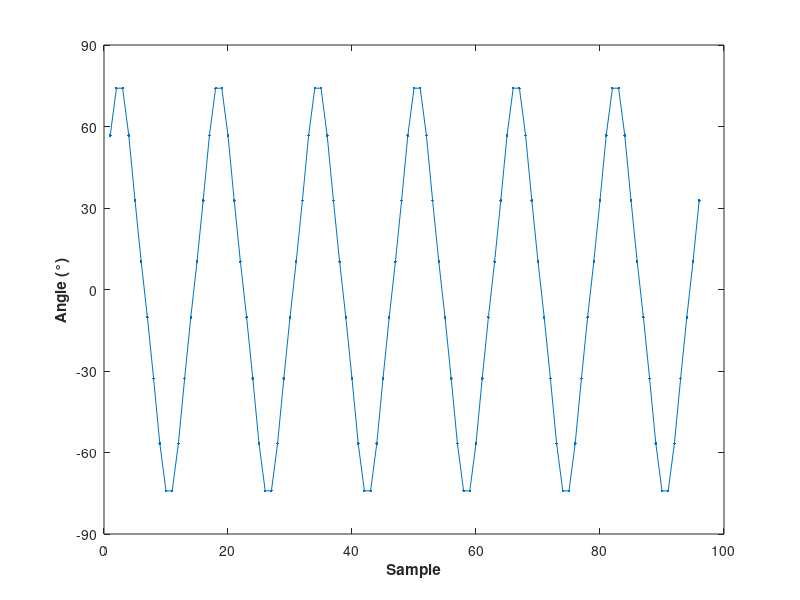
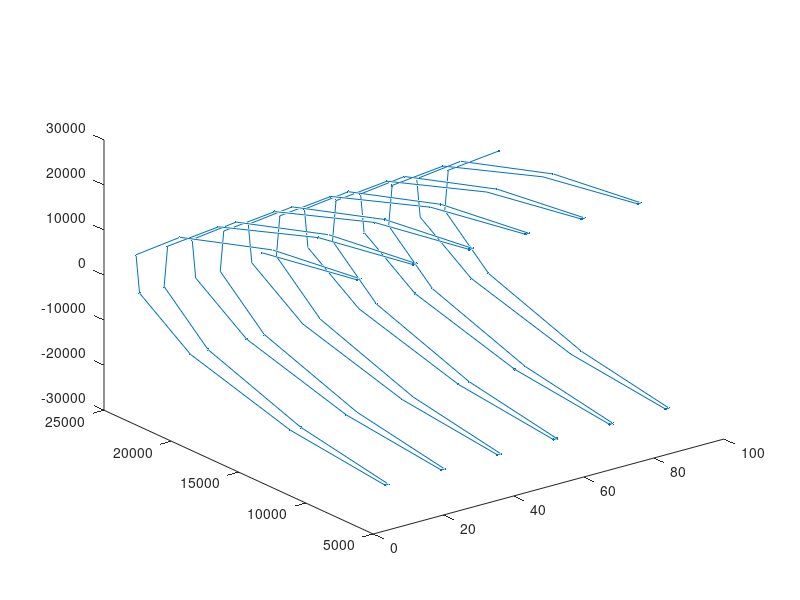

MATLAB code to generate these figures, in order: (Note: this script raises an error after producing the figures.)
IQ=[
13505+20532i
6730+23635i
6730+23635i
13505+20532i
20660+13309i
24183+4372i
24183-4372i
20660-13309i
13505-20532i
6730-23635i
6730-23635i
13505-20532i
20660-13309i
24183-4372i
24183+4372i
20660+13309i
13505+20532i
6730+23635i
6730+23635i
13505+20532i
20660+13309i
24183+4372i
24183-4372i
20660-13309i
13505-20532i
6730-23635i
6730-23635i
13505-20532i
20660-13309i
24183-4372i
24183+4372i
20660+13309i
13505+20532i
6730+23635i
6730+23635i
13505+20532i
20660+13309i
24183+4372i
24183-4372i
20660-13309i
13505-20532i
6730-23635i
6730-23635i
13505-20532i
20660-13309i
24183-4372i
24183+4372i
20660+13309i
13505+20532i
6730+23635i
6730+23635i
13505+20532i
20660+13309i
24183+4372i
24183-4372i
20660-13309i
13505-20532i
6730-23635i
6730-23635i
13505-20532i
20660-13309i
24183-4372i
24183+4372i
20660+13309i
13505+20532i
6730+23635i
6730+23635i
13505+20532i
20660+13309i
24183+4372i
24183-4372i
20660-13309i
13505-20532i
6730-23635i
6730-23635i
13505-20532i
20660-13309i
24183-4372i
24183+4372i
20660+13309i
13505+20532i
6730+23635i
6730+23635i
13505+20532i
20660+13309i
24183+4372i
24183-4372i
20660-13309i
13505-20532i
6730-23635i
6730-23635i
13505-20532i
20660-13309i
24183-4372i
24183+4372i
20660+13309i
13505+20532i
6730+23635i
6730+23635i
13505+20532i
20660+13309i
24183+4372i
24183-4372i
20660-13309i
13309-20660i
4372-24183i
-4372-24183i
-13309-20660i
-20660-13309i
-24183-4372i
-24183+4372i
-20660+13309i
-13309+20660i
-4372+24183i
4372+24183i
13309+20660i
20660+13309i
24183+4372i
24183-4372i
20660-13309i
13309-20660i
4372-24183i
-4372-24183i
-13309-20660i
-20532-13505i
-23635-6730i
-23635-6730i
-20532-13505i
-13505-20532i
-6730-23635i
-6730-23635i
-13505-20532i
-20532-13505i
-23635-6730i
-23635-6730i
-20532-13505i
-13505-20532i
-6730-23635i
-6730-23635i
-13505-20532i
-20532-13505i
-23635-6730i
-23635-6730i
-20532-13505i
-13505-20532i
-6730-23635i
-6730-23635i
-13505-20532i
-20532-13505i
-23635-6730i
-23635-6730i
-20532-13505i
-13505-20532i
-6730-23635i
-6730-23635i
-13505-20532i
-20532-13505i
-23635-6730i
-23635-6730i
-20532-13505i
-13309-20660i
-4372-24183i
4372-24183i
13309-20660i
20532-13505i
23635-6730i
23635-6730i
20532-13505i
13505-20532i
6730-23635i
6730-23635i
13505-20532i
20532-13505i
23635-6730i
23635-6730i
20532-13505i
13505-20532i
6730-23635i
6730-23635i
13505-20532i
20660-13309i
24183-4372i
24183+4372i
20660+13309i
13505+20532i
6730+23635i
6730+23635i
13505+20532i
20532+13505i
23635+6730i
23635+6730i
20532+13505i
13309+20660i
4372+24183i
-4372+24183i
-13309+20660i
-20532+13505i
-23635+6730i
];
IQ=IQ(1:24*4).';    %'
figure(1)
plot(angle(IQ)*180/pi,'.-');
xlabel("Sample",'FontWeight','bold')
ylabel("Angle (°)",'FontWeight','bold')
yticks((-90:30:90));
ylim([-90,90]);

CA=get(gca,'colororder');

f=figure(2);
clf
plot3((1:96),real(IQ),imag(IQ),'.-')
f.CurrentAxes.YDir = 'Reverse';
set(gca,'DataAspectRatio',[1 600 600])
ylim([-30000,30000])
zlim([-30000,30000])
grid on
xlabel("Sample",'FontWeight','bold')
ylabel("Real",'FontWeight','bold')
zlabel("Imag",'FontWeight','bold')
yticks((-30000:10000:30000))

figure(3)
clf;
plot(IQ, '.-'); axis equal
xlim([-30000,30000])
ylim([-30000,30000])
xlabel("Real",'FontWeight','bold')
ylabel("Imag",'FontWeight','bold')

M = IQ;
M=M/sqrt(sum(M.*conj(M)));
fs = 9600*4;
P = [];
FD=[-1000:1:1000];
for fd=FD
    S = IQ.*exp(1i*2*pi*(0:numel(IQ)-1)*fd/fs);
    p = abs(sum(S.*conj(M)))/sqrt(sum(S.*conj(S)));
    P(end+1) = p^2;
end
figure(4)
clf;
plot(FD/1000,P);
xlabel("Frequency offset (kHz)",'FontWeight','bold')
ylabel("Detection score",'FontWeight','bold')
PN=[];
for ii=(1:100000)
    N=randn(1,numel(IQ))+randn(1,numel(IQ))*1i;
    p = abs(sum(N.*conj(M)))/sqrt(sum(N.*conj(N)));
    PN(end+1) = p^2;
end
the_pn_99 = prctile(PN, 99);
hold on;
xl=xlim;

% rectangle('Position', [xl(1), 0, xl(2)-xl(1), the_pn_99],'FaceColor',[CA(5,:),0.25], 'LineStyle','none');
% text(0.65,the_pn_99, "White noise 99 %ile", 'color', CA(5,:),'HorizontalAlignment', 'center','VerticalAlignment', 'bottom')
h=fill([xl(1), xl(2), xl(2), xl(1)], [0, 0, the_pn_99, the_pn_99],CA(5,:), 'LineStyle','none');
h.FaceAlpha = 0.25;
ylim([0,1])
xticks([-1:0.2:1]);
legend("AIS preamble", "White noise, 99 %ile", 'Location', 'northeast');
P = [];
FD=[-1000:1:1000];
for fd=FD
    S = IQ.*exp(1i*2*pi*(0:numel(IQ)-1)*fd/fs);
    p = real(sum(S.*conj(M)))/sqrt(sum(S.*conj(S)));
    P(end+1)=p^2;
end
grid minor


figure(41)
clf;
plot(FD/1000,P);
PP=P;
xlabel("Frequency offset (kHz)",'FontWeight','bold')
ylabel("Detection score",'FontWeight','bold')
PN=[];
for ii=(1:100000)
    N=randn(1,numel(IQ))+randn(1,numel(IQ))*1i;
    p = real(sum(N.*conj(M)))/sqrt(sum(N.*conj(N)));
    PN(end+1) = p^2;
end
pn_99 = prctile(PN, 99);
hold on;
xl=xlim;
rectangle('Position', [xl(1), 0, xl(2)-xl(1), pn_99],'FaceColor',[CA(5,:),0.25], 'LineStyle','none');
text(0.65,pn_99, "White noise 99 %ile", 'color', CA(5,:),'HorizontalAlignment', 'center','VerticalAlignment', 'bottom')
ylim([0,1]);
xticks([-1:0.2:1]);


result_SNRs=[];
result_P=[];
result_P_std=[];
result_PC=[];
result_PC_pctl_a=[];
result_PC_pctl_b=[];
target_SNRs=(-6:1:19);
for target_snr=target_SNRs
    SNRs=[];
    P=[];
    PC=[];
    for trial=(1:10000)
        N=randn(1,numel(M))+randn(1,numel(M))*1i;
        N=N/sqrt(2*numel(M));
        % N is now unit energy
        nn = sqrt(1.0/(10^(target_snr/10)));
        N=N*nn;
        SNRs(end+1) = 1.0/sum(N.*conj(N));
        S=M+N;
        p = abs(sum(S.*conj(M)))/sqrt(sum(S.*conj(S)));
        pc = real(sum(S.*conj(M)))/sqrt(sum(S.*conj(S)));
        P(end+1)=p^2;
        PC(end+1)=pc^2;
    end
    result_SNRs(end+1) = median(SNRs);
    result_P(end+1) = mean(P);
    result_P_std(end+1) = std(P);
    result_PC(end+1) = mean(PC);
    result_PC_pctl_a(end+1) = prctile(PC, 1);
    result_PC_pctl_b(end+1) = prctile(PC, 99);
end
figure(5)
clf;
hold on
result_EsN0 = 10*log10(result_SNRs)+10*log10(4);
plot(result_EsN0, result_PC,'.-');
h=fill([result_EsN0, flip(result_EsN0)], [result_PC_pctl_a, flip(result_PC_pctl_b)],CA(1,:), 'LineStyle','none');
h.FaceAlpha = 0.25;
xlabel("E_s/N_0 (dB)",'FontWeight','bold')
ylabel("Detection score",'FontWeight','bold')
xlim([min(result_EsN0),max(result_EsN0)]);
hold on;
xl=xlim;
h=fill([xl(1), xl(2), xl(2), xl(1)], [0, 0, the_pn_99, the_pn_99], CA(5,:), 'LineStyle','none');
h.FaceAlpha = 0.25;
legend("Median", "[1,99] %ile", "White noise, 99 %ile", 'Location', 'east')
ylim([0,1]);
xlim([0,25]);
xticks(0:5:25);
grid minor

% Results from C++ implementation
% FRONTEND false
% for ii in `seq 82 -1 56`; do test/unit_test_suite --gtest_filter=SECOND_ROUND.integrated -n=10000 --noise_power=$ii --signal_scaling=0.27 | grep ZZ; done
Z=[
82.5, 100000, -6.05924, -0.03864, 1, 0.999939, 1, 3472.71, 3970, -7815, 11836
82, 100000, -5.55919, 0.461406, 1, 0.999939, 1, 4116.03, 4692, -7934, 12545
81, 100000, -4.5592, 1.4614, 0.99998, 0.999889, 0.999999, 5651.51, 6326, -8001, 14032
80, 100000, -3.55921, 2.46139, 0.99945, 0.999167, 0.999658, 7520.45, 8163, -7526, 15675
79, 100000, -2.55921, 3.46139, 0.98774, 0.986558, 0.988849, 9647.37, 10200, -5505, 17348
78, 100000, -1.55924, 4.46136, 0.90267, 0.899555, 0.905724, 11941.6, 12373, -1090, 19088
77, 100000, -0.559251, 5.46135, 0.65687, 0.651918, 0.661798, 14283, 14617, 3860, 20778
76, 100000, 0.44077, 6.46137, 0.33824, 0.333329, 0.343175, 16573.5, 16835, 8023, 22376
75, 100000, 1.44079, 7.46139, 0.11996, 0.116608, 0.12337, 18728.6, 18954, 11468, 23761
74, 100000, 2.44077, 8.46137, 0.03003, 0.0282894, 0.0318415, 20692.5, 20916, 14535, 24901
73, 100000, 3.4408, 9.4614, 0.00553, 0.00479521, 0.00633945, 22402.6, 22612, 17225, 25862
72, 100000, 4.44079, 10.4614, 0.00077, 0.000517677, 0.00109759, 23825.9, 24012, 19537, 26599
71, 10000, 5.44205, 11.4627, 0.0001, 7.64E-07, 0.000886129, 24969.5, 25116, 21567, 27146
70, 10000, 6.44205, 12.4627, 0, 1.96E-11, 0.000605585, 25834.2, 25952, 23070, 27606
69, 10000, 7.44206, 13.4627, 0, 1.96E-11, 0.000605585, 26489.7, 26572, 24321, 27955
68, 10000, 8.44206, 14.4627, 0, 1.96E-11, 0.000605585, 26979.8, 27046, 25278, 28188
67, 10000, 9.44206, 15.4627, 0, 1.96E-11, 0.000605585, 27343.3, 27399, 25940, 28354
66, 10000, 10.4421, 16.4627, 0, 1.96E-11, 0.000605585, 27615.1, 27658, 26444, 28496
65, 10000, 11.4421, 17.4627, 0, 1.96E-11, 0.000605585, 27816, 27853, 26801, 28580
64, 10000, 12.4421, 18.4627, 0, 1.96E-11, 0.000605585, 27960.9, 27991, 27096, 28635
63, 10000, 13.4421, 19.4627, 0, 1.96E-11, 0.000605585, 28061.3, 28088, 27285, 28660
62, 10000, 14.4421, 20.4627, 0, 1.96E-11, 0.000605585, 28126.7, 28153, 27435, 28668
61, 10000, 15.442, 21.4627, 0, 1.96E-11, 0.000605585, 28162.7, 28183, 27533, 28660
60, 10000, 16.4421, 22.4627, 0, 1.96E-11, 0.000605585, 28176, 28191, 27598, 28646
59, 10000, 17.442, 23.4626, 0, 1.96E-11, 0.000605585, 28172.8, 28189, 27630, 28610
58, 10000, 18.4421, 24.4627, 0, 1.96E-11, 0.000605585, 28157.3, 28171, 27655, 28583
57, 10000, 19.4421, 25.4627, 0, 1.96E-11, 0.000605585, 28131.2, 28145, 27648, 28539
56, 10000, 20.4421, 26.4627, 0, 1.96E-11, 0.000605585, 28099.8, 28111, 27627, 28496
];
% test/unit_test_suite --gtest_filter=SECOND_ROUND.integrated -n=10000 --noise_power=82.5 --signal_scaling=0.0 | grep ZZ
mine_pn_median = 0;
mine_pn_1 = -5910;
mine_pn_99 = 5910;
figure(6);
clf;
hold on
the_max=28750;
plot(Z(:,4), Z(:,9)/the_max,'.-','color',CA(2,:));
h=fill([Z(:,4)', flip(Z(:,4)')], [Z(:,10)', flip(Z(:,11)')]/the_max,CA(2,:), 'LineStyle','none');
h.FaceAlpha = 0.25;
xlabel("E_s/N_0 (dB)",'FontWeight','bold')
ylabel("Detection score",'FontWeight','bold')
xlim([min(Z(:,1)),max(Z(:,1))]);
h=fill([Z(1,4), Z(end,4), Z(end,4), Z(1,4)], [mine_pn_1, mine_pn_1, mine_pn_99, mine_pn_99]/the_max, CA(5,:), 'LineStyle','none');
h.FaceAlpha = 0.25;
legend("Median", "[1,99] %ile", "White noise, 99 %ile", 'Location', 'east')
xlim([0,25]);
xticks(0:5:25);
grid minor

figure(7)
clf;
hold on
result_EsN0 = 10*log10(result_SNRs)+10*log10(4);
plot(result_EsN0, result_PC,'.-');
h=fill([result_EsN0, flip(result_EsN0)], [result_PC_pctl_a, flip(result_PC_pctl_b)],CA(1,:), 'LineStyle','none');
h.FaceAlpha = 0.25;
xlabel("E_s/N_0 (dB)",'FontWeight','bold')
ylabel("Detection score",'FontWeight','bold')
xlim([min(result_EsN0),max(result_EsN0)]);
hold on;
plot(Z(:,4), Z(:,9)/the_max,'.-');
h=fill([Z(:,4)', flip(Z(:,4)')], [Z(:,10)', flip(Z(:,11)')]/the_max,CA(2,:), 'LineStyle','none');
h.FaceAlpha = 0.25;
ylim([0,1]);
xlim([0,25]);
xticks(0:5:25);
grid minor
legend("Matched filter, median", "[1-99] %ile", "Proposed detector, median", "[1-99] %ile", 'Location', 'east');

figure(411)
clf;
RR=[
28083.4
28078.7
28072.5
28070.9
28071.1
28070.1
28071
28068.8
28066.8
28065.5
28062.9
28064.6
28065.9
28067.5
28069.7
28068.5
28069
28068.9
28070.7
28075.9
28080.2
];
hold on
plot(FD/1000,PP);
plot((-1:0.1:1),RR/the_max);
xlabel("Frequency offset (kHz)",'FontWeight','bold')
ylabel("Detection score",'FontWeight','bold')
legend("Matched filter", "Ad-hoc detector");
ylim([0,1])
xticks([-1:0.2:1]);
grid minor
